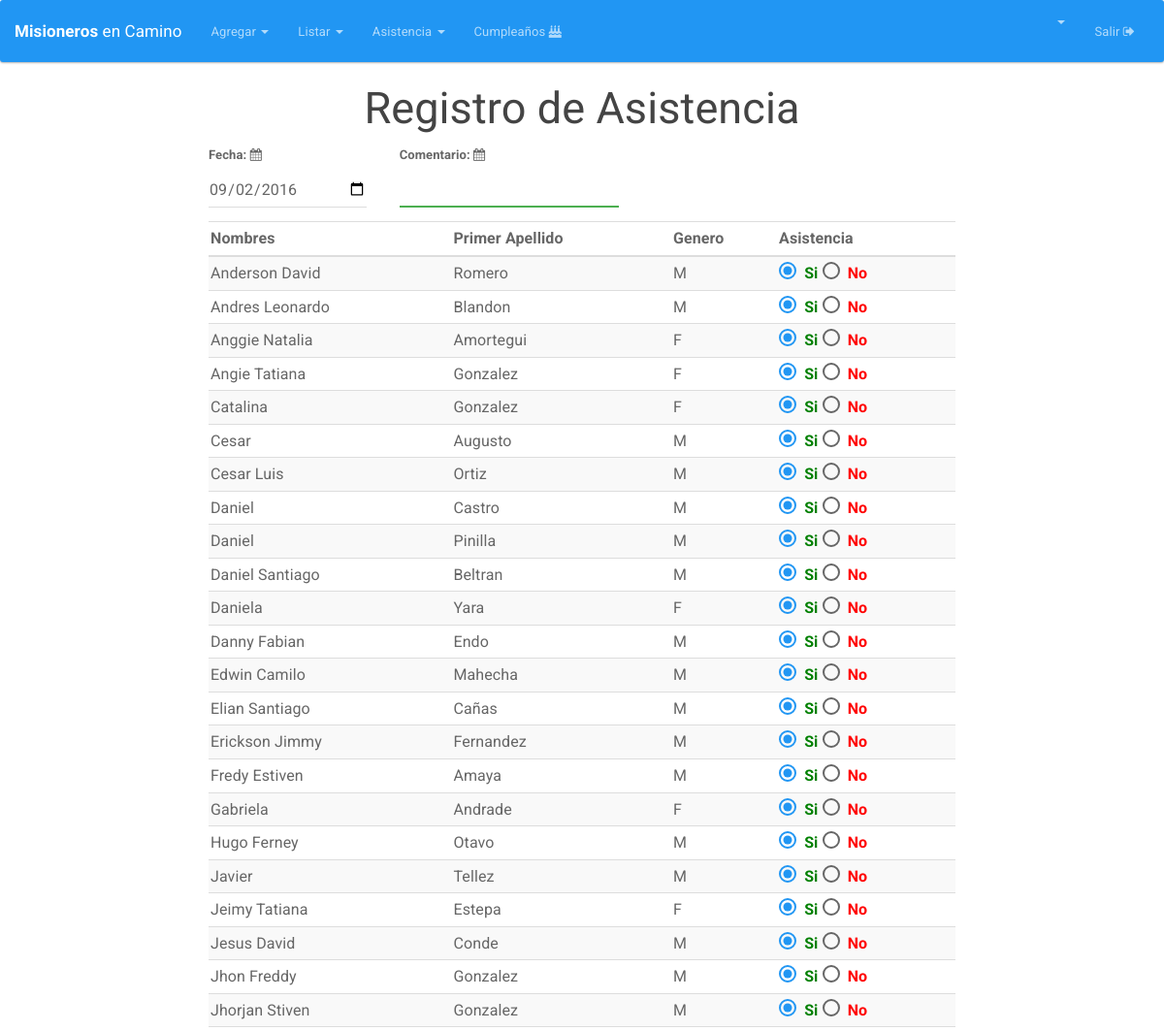
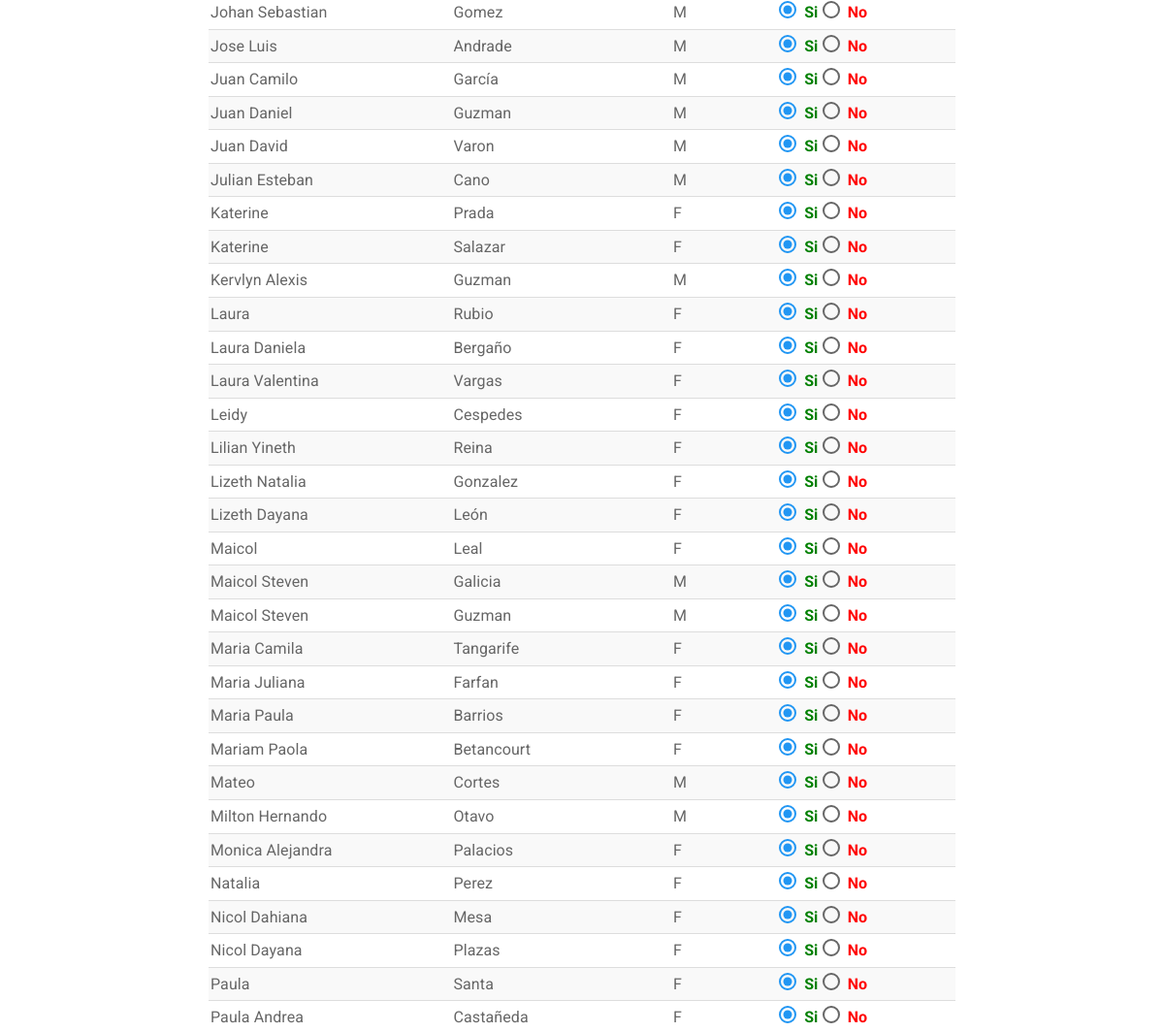
Before: /asistencia (signed in, upper part) with the older database file (2 pictures, top to bottom).
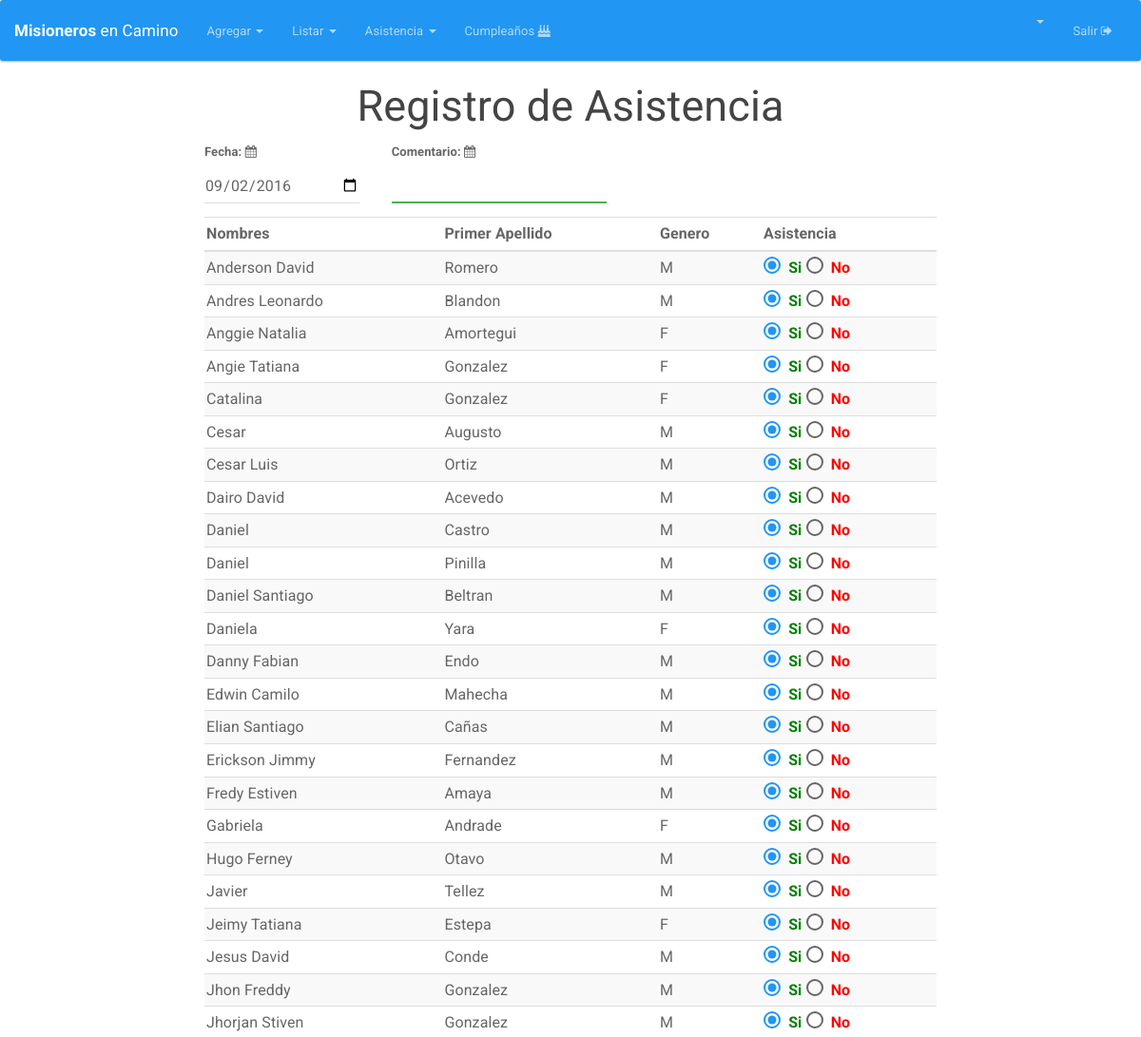
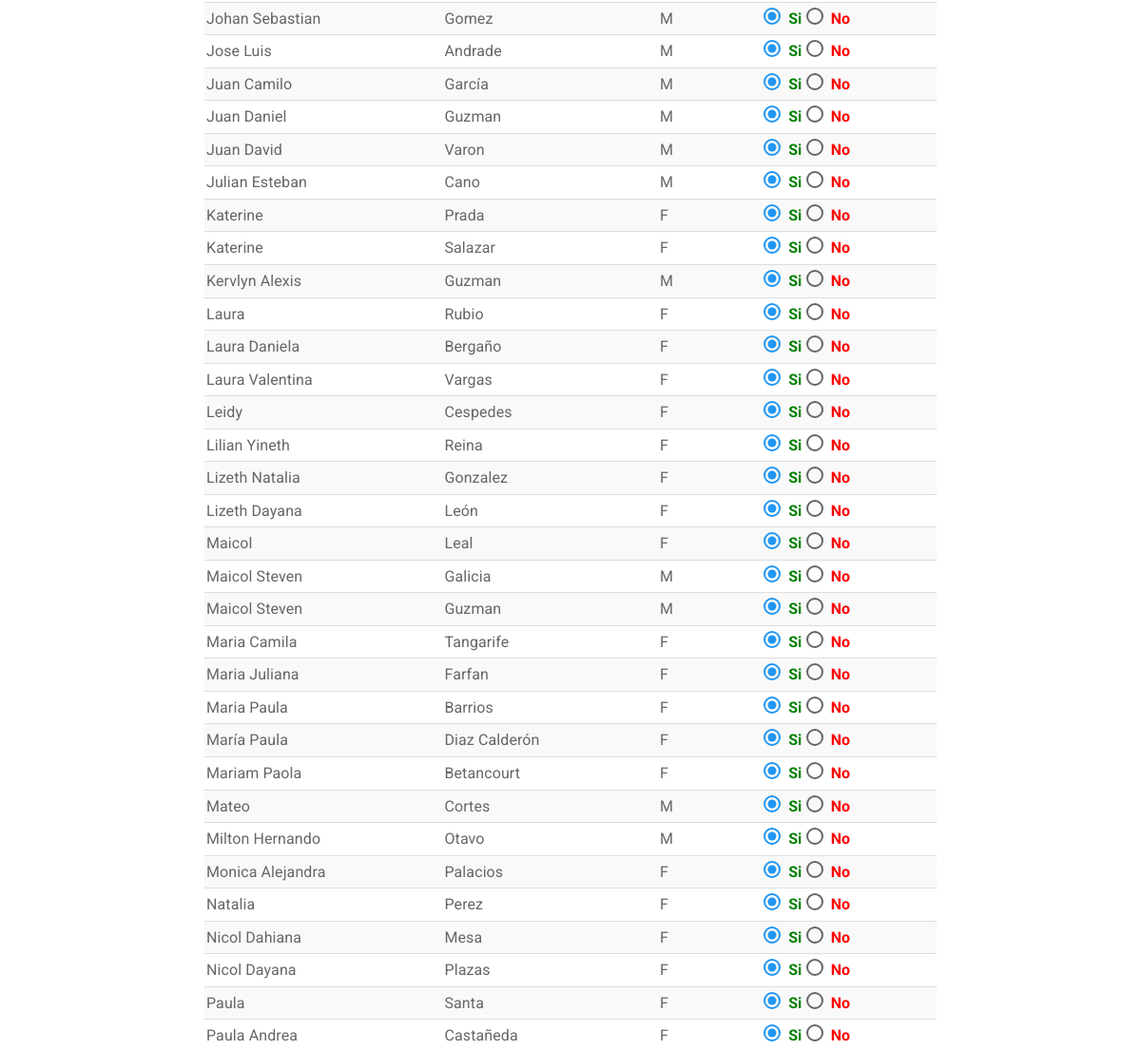
After: the same page with the newer database file (2 pictures, top to bottom).
### tables this page shows
CREATE TABLE IF NOT EXISTS `integrante` (
  `DOCUMENTO` int(12) NOT NULL AUTO_INCREMENT,
  `NOMBRES` varchar(25) NOT NULL,
  `PRIMER_APELLIDO` varchar(15) NOT NULL,
  `SEGUNDO_APELLIDO` varchar(15) DEFAULT NULL,
  `GENERO` varchar(2) DEFAULT NULL,
  `FECHA_NACIMIENTO` date NOT NULL,
  `DIRECCION` varchar(50) DEFAULT NULL,
  `CELULAR` varchar(200) DEFAULT NULL,
  `CORREO` varchar(50) DEFAULT NULL,
  `ACOLITO` tinyint(1) DEFAULT NULL,
  `COORDINADOR` tinyint(1) DEFAULT NULL,
  `IMAGEN` longtext,
  `FECHA_INGRESO` date DEFAULT NULL,
  `FECHA_REGISTRO` timestamp NOT NULL DEFAULT CURRENT_TIMESTAMP ON UPDATE CURRENT_TIMESTAMP,
  `ESTADO` varchar(20) NOT NULL DEFAULT 'ASISTENTE',
  PRIMARY KEY (`DOCUMENTO`)
);

### index.php (called while the page is built, shortened)
<?php
if (isset($_SESSION['app_id'])) {
	require_once "Core/Models/Conexion.php";
}
Core\Config\Enrutador::run(new Core\Config\Request());
?>

### Core/Models/Conexion.php (called while the page is built, shortened)
<?php namespace Core\Models;
	class Conexion{
		private $datos= array (
				"host"=>DB_HOST,
				"user"=>DB_USER,
				"pass"=>DB_PASS,
				"db"=>DB_NAME
			);
		private $db;
		public function __construct()
		{
			$this->db = new \mysqli(
					$this->datos['host'],
					$this->datos['user'],
					$this->datos['pass'],
					$this->datos['db']
				);
			$this->db-> set_charset("utf8");
		}
		public function consultaRetorno($sql){
			$datos = $this->db->query($sql);
			return $datos;
		}
	}
 ?>

### Core/Config/Request.php (called while the page is built, shortened)
<?php namespace Core\Config;
class Request{
	private $metodo;
	private $argumento;
	public function __construct(){
		if(isset($_GET['url'])){
			$ruta = filter_input(INPUT_GET, 'url', FILTER_SANITIZE_URL);
			$ruta = explode("/", $ruta);
			$ruta = array_filter($ruta);
			if($ruta[0] == "index.php"){
				$this->controlador = "Login";
			}else{
				$this->controlador = strtolower(array_shift($ruta));
			}
			$this->metodo = strtolower(array_shift($ruta));
			if(!$this->metodo){
				$this->metodo = "index";
			}
			$this->argumento = $ruta;
		}else{
			$this->controlador = "Login";
			$this->metodo = "index";
		}
	}
	public function getMetodo(){
		return $this->metodo;
	}
	public function getArgumento(){
		return $this->argumento;
	}
}
?>

### Core/Controllers/AsistenciaController.php (called while the page is built, shortened)
<?php namespace Core\Controllers;
class AsistenciaController{
	private $integrante;
	private $asistencia;
	public function __construct(){
		$this->integrante = new Integrante();
		$this->asistencia = new Asistencia();
	}
	public function index(){
		if (!empty($_SESSION['app_id'])) {
			if ($_POST) {
				$datos=$this->integrante->listar();
				while($row = mysqli_fetch_array($datos)){
					$id=$row['DOCUMENTO'];
					$this->asistencia->__set("fecha", $_POST['fechaAsistencia']);
					$this->asistencia->__set("integrante",  $_POST['documento_'.$id]);
					$this->asistencia->__set("asistencia", $_POST['asistencia_'.$id] );
					$this->asistencia->__set("comentario", $_POST['comentario'] );
					$this->asistencia->add();
				}
				header("Location:" . URL . "asistencia");
			}else {
				$datos=$this->integrante->listar();
				return $datos;
			}
		}else {
			header("Location:" . URL . "Integrantes");
		}
	}
}
?>

### Core/Models/Integrante.php (called while the page is built, shortened)
<?php namespace Core\Models;
class Integrante {
	private $db;
	public function __construct(){
		$this->db = new Conexion();
	}
	public function listar(){
		$sql="SELECT * FROM integrante ORDER BY NOMBRES ASC, PRIMER_APELLIDO ASC ";
		$datos=$this->db->consultaRetorno($sql);
		return $datos;
	}
}
?>

### HTML/Asistencia/index.php (the view, shortened to what the changed rows need)
  <html>
  <head>
    <?php include(HTML_DIR.'/overall/header.php') ?>
  </head>
  <body>
    <div id="container">
      <h2 align="center">Registro de Asistencia</h2>
      <div class="">
        <div class="col-md-8">
          <form class="form-horizontal" enctype="multipart/form-data" method="POST" id="formAsistencia" name="formAsistencia">
            <table class="table table-striped table-hover" id="integrantesTabla" >
              <thead>
                <tr>
                 <div class="form-group col-md-3"  >
                   <label for="fechaAsistencia">Fecha: <i class="fa fa-calendar" aria-hidden="true"></i></label>
                   <input type="date" name="fechaAsistencia" id="fechaAsistencia" class="form-control" value="<?php echo date('Y-m-d'); ?>" >
                 </div>
                 <div class="form-group col-md-1" ></div>
                 <div class="form-group col-md-4 has-success" >
                   <label for="comentario">Comentario: <i class="fa fa-calendar" aria-hidden="true"></i></label>
                   <input type="text" name="comentario" id="comentario" class="form-control">
                 </div>
               </tr>
               <tr><br>
                <div id="alert"  class="col-md-4"></div>
              </tr>
              <tr>
                <th class="hidden-xs">Nombres</th>
                <th class="hidden-xs">Primer Apellido</th>
                <th class="hidden-xs">Genero</th>
                <th>Asistencia</th>
              </tr>
            </thead>
            <tbody>
              <?php while($row = mysqli_fetch_array($datos)){ ?>
                <tr id="<?php echo $row['DOCUMENTO'] ?>">
                  <td class="hidden-xs"><?php  echo $row['NOMBRES']; ?></td>
                  <td class="hidden-xs"><?php  echo $row['PRIMER_APELLIDO']; ?></td>
                  <td class="hidden-xs"><?php  echo $row['GENERO']; ?></td>
                  <td>
                    <input type="radio"  checked required name="asistencia_<?php echo $row['DOCUMENTO'] ?>"  id="si_<?php echo $row['DOCUMENTO'] ?>" value="1"> <span style="color:green;font-weight: bold">Si</span>
                    <input type="radio" required name="asistencia_<?php echo $row['DOCUMENTO'] ?>" id="no_<?php echo $row['DOCUMENTO'] ?>" value="0"> <span style="color:red;font-weight: bold">No</span>
                  </td>
                </tr>
                <?php
              }
              ?>
            </tbody>
          </table>
        </form>
      </div>
    </div>
  </div>
</body>
</html>

Changed rows visible on the page:
added integrante: NOMBRES "Dairo David", PRIMER_APELLIDO "Acevedo", GENERO "M"
added integrante: NOMBRES "María Paula", PRIMER_APELLIDO "Diaz Calderón", GENERO "F"
